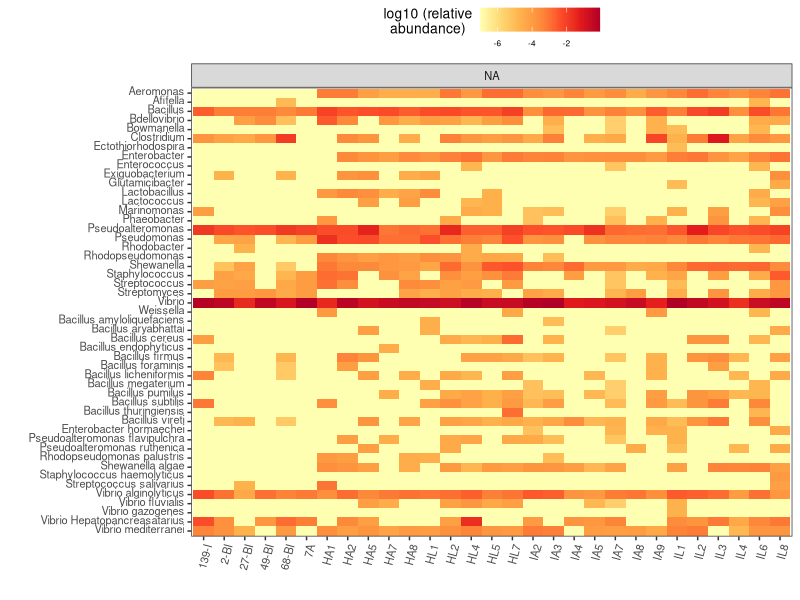
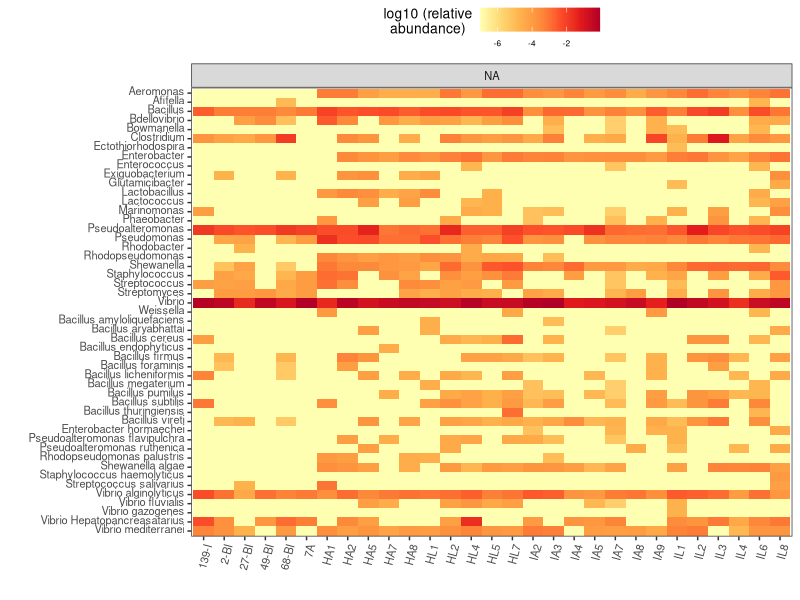
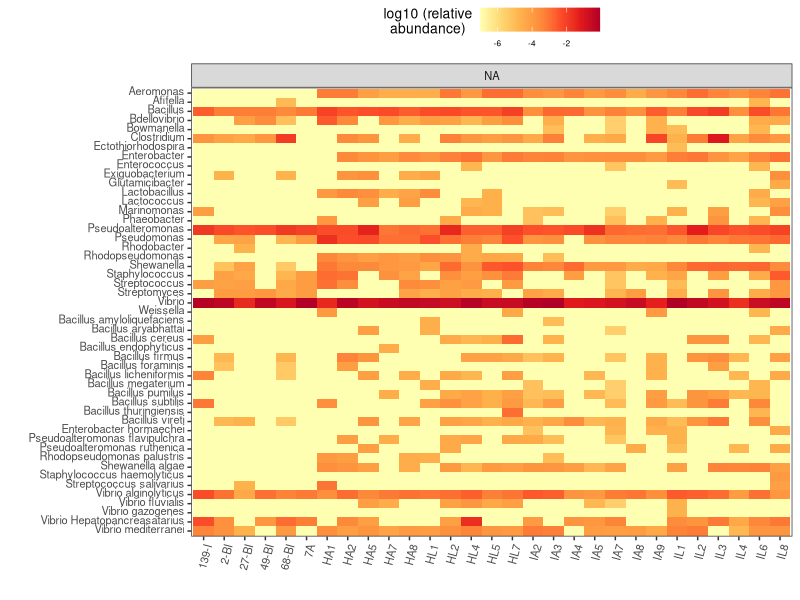

Generate these figures, in order, with R: (Note: this script raises an error after producing the figures.)
#!/usr/bin/env Rscript
## Purpose of script: heatmap
## Date created: 24.05.2021
## Author: luigui gallardo-becerra (bfllg77@gmail.com)

# Package installation
#install.packages("dplyr")
#install.packages("ggplot2")
#install.packages("ggpubr")
#install.packages("svglite")
library(dplyr)
library(ggplot2)
library(gridExtra)
library(reshape)
library(svglite)

# Data input
table <- read.table(file = "./allsamples_probiotics_heatmap_log10.txt",
    sep = "\t",
    header = T,
    check.names = FALSE)

table <- melt(table, id=c("sample","group"))

table$group <- factor(table$group, levels = c("Hep Gen1", "Hep Gen2",
    "Gut Gen1", "Gut Gen2",
    "Gut healthy", "Gut diseased"))

# Heatmap
heatmap <- ggplot(data = table,
    aes(x = sample,
    y = variable,
    fill = value)) +
geom_tile() +
theme_test() +
scale_y_discrete(limits = rev(levels(table$variable))) +
scale_fill_distiller(palette = "YlOrRd",
    direction = 1) +
theme(legend.position = "top") +
labs(x = "",
    y = "",
    fill = "log10 (relative\nabundance)") +
facet_grid(~group,
    scales = "free") +
theme(text = element_text(size = 12),
    axis.text.x = element_text(size = 8,
        angle = 75,
        hjust = 1),
    axis.text.y = element_text(size = 8,
        vjust = 0.25),
    legend.title = element_text(size = 10,
        vjust = 1, hjust = 0.5),
    legend.text = element_text(size = 6),
    strip.text.x = element_text(size = 8))

# Pdf
pdf(file = "allsamples_probiotics_heatmap_log10.pdf")
print(heatmap)
dev.off()

# Svg
ggsave("allsamples_probiotics_heatmap_log10.svg")
print(heatmap)
dev.off()

# Only hepatopancreas

table_hep <- filter(table, group == "Hep Gen1" | group == "Hep Gen2")

# Heatmap
heatmap <- ggplot(data = table_hep,
    aes(x = sample,
    y = variable,
    fill = value)) +
geom_tile() +
theme_test() +
scale_y_discrete(limits = rev(levels(table_hep$variable))) +
scale_fill_distiller(palette = "YlOrRd",
    direction = 1) +
theme(legend.position = "top") +
labs(x = "",
    y = "",
    fill = "log10 (relative\nabundance)") +
facet_grid(~group,
    scales = "free") +
theme(text = element_text(size = 12),
    axis.text.x = element_text(size = 8,
        angle = 75,
        hjust = 1),
    axis.text.y = element_text(size = 8,
        vjust = 0.25),
    legend.title = element_text(size = 10,
        vjust = 1, hjust = 0.5),
    legend.text = element_text(size = 6),
    strip.text.x = element_text(size = 8))

# Pdf
pdf(file = "hep_probiotics_heatmap_log10.pdf")
print(heatmap)
dev.off()

# Svg
ggsave("hep_probiotics_heatmap_log10.svg")
print(heatmap)
dev.off()

# Only Gut genetics

table_gut <- filter(table, group == "Gut Gen1" | group == "Gut Gen2")

# Heatmap
heatmap <- ggplot(data = table_gut,
    aes(x = sample,
    y = variable,
    fill = value)) +
geom_tile() +
theme_test() +
scale_y_discrete(limits = rev(levels(table_gut$variable))) +
scale_fill_distiller(palette = "YlOrRd",
    direction = 1) +
theme(legend.position = "top") +
labs(x = "",
    y = "",
    fill = "log10 (relative\nabundance)") +
facet_grid(~group,
    scales = "free") +
theme(text = element_text(size = 12),
    axis.text.x = element_text(size = 8,
        angle = 75,
        hjust = 1),
    axis.text.y = element_text(size = 8,
        vjust = 0.25),
    legend.title = element_text(size = 10,
        vjust = 1, hjust = 0.5),
    legend.text = element_text(size = 6),
    strip.text.x = element_text(size = 8))

# Pdf
pdf(file = "gut_probiotics_heatmap_log10.pdf")
print(heatmap)
dev.off()

# Svg
ggsave("gut_probiotics_heatmap_log10.svg")
print(heatmap)
dev.off()

# Only Gut health status

table_health <- filter(table, group == "Gut healthy" | group == "Gut diseased")

# Heatmap
heatmap <- ggplot(data = table_health,
    aes(x = sample,
    y = variable,
    fill = value)) +
geom_tile() +
theme_test() +
scale_y_discrete(limits = rev(levels(table_health$variable))) +
scale_fill_distiller(palette = "YlOrRd",
    direction = 1) +
theme(legend.position = "top") +
labs(x = "",
    y = "",
    fill = "log10 (relative\nabundance)") +
facet_grid(~group,
    scales = "free") +
theme(text = element_text(size = 12),
    axis.text.x = element_text(size = 8,
        angle = 75,
        hjust = 1),
    axis.text.y = element_text(size = 8,
        vjust = 0.25),
    legend.title = element_text(size = 10,
        vjust = 1, hjust = 0.5),
    legend.text = element_text(size = 6),
    strip.text.x = element_text(size = 8))

# Pdf
pdf(file = "health_probiotics_heatmap_log10.pdf")
print(heatmap)
dev.off()

# Svg
ggsave("health_probiotics_heatmap_log10.svg")
print(heatmap)
dev.off()

# Only all guts

table_all_guts <- filter(table, group == "Gut Gen1" | group == "Gut Gen2" | group == "Gut healthy" | group == "Gut diseased")

# Heatmap
heatmap <- ggplot(data = table_all_guts,
    aes(x = sample,
    y = variable,
    fill = value)) +
geom_tile() +
theme_test() +
scale_y_discrete(limits = rev(levels(table_all_guts$variable))) +
scale_fill_distiller(palette = "YlOrRd",
    direction = 1) +
theme(legend.position = "top") +
labs(x = "",
    y = "",
    fill = "log10 (relative\nabundance)") +
facet_grid(~group,
    scales = "free") +
theme(text = element_text(size = 12),
    axis.text.x = element_text(size = 8,
        angle = 75,
        hjust = 1),
    axis.text.y = element_text(size = 8,
        vjust = 0.25),
    legend.title = element_text(size = 10,
        vjust = 1, hjust = 0.5),
    legend.text = element_text(size = 6),
    strip.text.x = element_text(size = 8))

# Pdf
pdf(file = "allgut_probiotics_heatmap_log10.pdf")
print(heatmap)
dev.off()

# Svg
ggsave("allgut_probiotics_heatmap_log10.svg")
print(heatmap)
dev.off()
